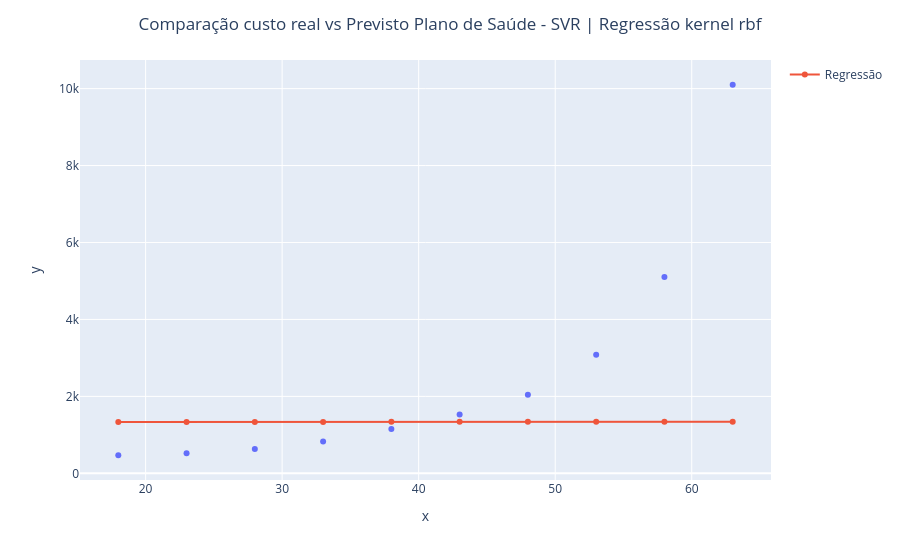

Notebook code cell kept with this figure:
### Code cell
# ficou estranho a previsão
grafico = px.scatter(x = X_plano_saude2.ravel(), y = y_plano_saude2)
grafico.add_scatter(x = X_plano_saude2.ravel(), y = regressor_svr_saude_rbf.predict(X_plano_saude2), name = 'Regressão')
grafico.update_layout(
        title=f'Comparação custo real vs Previsto Plano de Saúde - SVR | Regressão kernel rbf',
        title_x=0.5
    )
grafico.show()
grafico.write_html(f"Grafico_svr_regressao_planosaude_53.html")  # valor real o azul, previsto o vermelho regressão

### Figure 1 — Plotly figure (JSON) as saved in the notebook; plotly's stock layout.template omitted (floating-point values rounded to 4 significant figures)
{"data": [{"hovertemplate": "x=%{x}<br>y=%{y}<extra></extra>", "legendgroup": "", "marker": {"color": "#636efa", "symbol": "circle"}, "mode": "markers", "name": "", "orientation": "v", "showlegend": false, "type": "scatter", "x": [18, 23, 28, 33, 38, 43, 48, 53, 58, 63], "xaxis": "x", "y": [470, 520, 630, 830, 1150, 1530, 2040, 3080, 5100, 10100], "yaxis": "y"}, {"name": "Regressão", "type": "scatter", "x": [18, 23, 28, 33, 38, 43, 48, 53, 58, 63], "y": [1337.0, 1336.0, 1337.0, 1337.0, 1339.0, 1341.0, 1343.0, 1343.0, 1344.0, 1343.0]}], "layout": {"autosize": true, "legend": {"tracegroupgap": 0}, "margin": {"t": 60}, "title": {"text": "Comparação custo real vs Previsto Plano de Saúde - SVR | Regressão kernel rbf", "x": 0.5}, "xaxis": {"anchor": "y", "autorange": true, "domain": [0, 1], "range": [15.26, 65.74], "title": {"text": "x"}, "type": "linear"}, "yaxis": {"anchor": "x", "autorange": true, "domain": [0, 1], "range": [-275.6, 10850.0], "title": {"text": "y"}, "type": "linear"}}}
